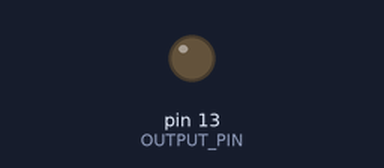
A sketch run on a simulated Arduino Uno, built with avr-gcc and run on an emulated ATmega328P. Parts: output pins drawn as LEDs (lit = HIGH).

Above: at 0.5 s.
At 39.5 s:
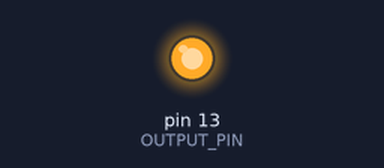
Timing chart, 0 to 40.0 s (numbered marks = the images above):
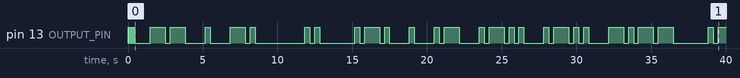

The sketch:

BlinkMorse.ino
```cpp
const int DOT = 0;
const int LINE = 1;
const int OFF = 2;

const int UNIT = 333;
const int LETTER_SPACE_INTERVAL = 1000;

const int END_PHRASE_BEEPS = 5;
const int END_PHRASE_DELAY = 50;

const int OUTPUT_PIN = 13;

const int DICTIONARY[][4] = {
  {DOT, LINE, OFF, OFF}, // A
  {LINE, DOT, DOT, DOT}, // B
  {LINE, DOT, LINE, DOT}, // C
  {LINE, DOT, DOT, OFF}, // D
  {DOT, OFF, OFF, OFF}, // E
  {DOT, DOT, LINE, DOT}, // F
  {LINE, LINE, DOT, OFF}, // G
  {DOT, DOT, DOT, DOT}, // H
  {DOT, DOT, OFF, OFF}, // I
  {DOT, LINE, LINE, LINE}, // J
  {LINE, DOT, LINE, OFF}, // K
  {DOT, LINE, DOT, DOT}, // L
  {LINE, LINE, OFF, OFF}, // M
  {LINE, DOT, OFF, OFF}, // N
  {LINE, LINE, LINE, OFF}, // O
  {DOT, LINE, LINE, DOT}, // P
  {LINE, LINE, DOT, LINE}, // Q
  {DOT, LINE, DOT, OFF}, // R
  {DOT, DOT, DOT, OFF}, // S
  {LINE, OFF, OFF, OFF}, // T
  {DOT, DOT, LINE, OFF}, // U
  {DOT, DOT, DOT, LINE}, // V
  {DOT, LINE, LINE, OFF}, // W
  {LINE, DOT, DOT, LINE}, // X
  {LINE, DOT, LINE, LINE}, // Y
  {LINE, LINE, DOT, DOT}, // Z
  {OFF, OFF, OFF, OFF} // SPACE
};


int getSequenceIndex(char letter) {
  switch(letter) {
    case 'A': return 0;
    case 'B': return 1;
    case 'C': return 2;
    case 'D': return 3;
    case 'E': return 4;
    case 'F': return 5;
    case 'G': return 6;
    case 'H': return 7;
    case 'I': return 8;
    case 'J': return 9;
    case 'K': return 10;
    case 'L': return 11;
    case 'M': return 12;
    case 'N': return 13;
    case 'O': return 14;
    case 'P': return 15;
    case 'Q': return 16;
    case 'R': return 17;
    case 'S': return 18;
    case 'T': return 19;
    case 'U': return 20;
    case 'V': return 21;
    case 'W': return 22;
    case 'X': return 23;
    case 'Y': return 24;
    case 'Z': return 25;
    default: return 26;
  }
}

void blinkSequence(int sequenceIndex) {
  for (int i = 0; i < 4; i++) {
    if (DICTIONARY[sequenceIndex][i] == DOT) {
      turnOn(UNIT);
      digitalWrite(OUTPUT_PIN, LOW);
      delay(UNIT);

      continue;
    }

    if (DICTIONARY[sequenceIndex][i]== LINE) {
      turnOn(UNIT * 3);
      digitalWrite(OUTPUT_PIN, LOW);
      delay(UNIT);

      continue;
    }
  }
}

void initPhrase() {
  int intermitenceTime = END_PHRASE_DELAY;
  for (int i = 0; i < END_PHRASE_BEEPS; i++) {
    turnOn(intermitenceTime);
    digitalWrite(OUTPUT_PIN, LOW);
    delay(intermitenceTime);
  }
  digitalWrite(OUTPUT_PIN, LOW);
  delay(LETTER_SPACE_INTERVAL);
}

void letterSeparator() {
  digitalWrite(OUTPUT_PIN, LOW);
  delay(LETTER_SPACE_INTERVAL);
}

void turnOn(int milliseconds) {
  digitalWrite(OUTPUT_PIN, HIGH);
  delay(milliseconds);
}

void setup() {
  pinMode(OUTPUT_PIN, OUTPUT);
}

void loop() {
  initPhrase();
  String phrase = "Men, I really love to code!";

  int length = phrase.length() + 1;
  char letters[length];
  phrase.toUpperCase();
  phrase.toCharArray(letters, length);

  for (int i = 0; i < phrase.length(); i++) {
    blinkSequence(
      getSequenceIndex(letters[i])
    );
    letterSeparator();
  }
}
```
